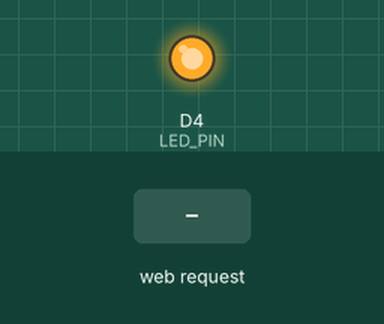
Simulated run of this sketch. Board: ESP8266 (NodeMCU). Shown: output pins drawn as LEDs (lit = HIGH). The inputs (shaded band) are chosen by the test bench. WiFi joins after 1.5 s; servers stay silent unless stated; what the sketch prints to the serial monitor is not drawn.

Above: at 4.2 s.
4.3 s: HTTP request GET /led/on received
At 4.7 s:
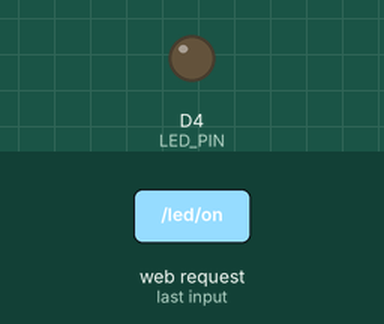
5.8 s: HTTP request GET /led/off received
At 6.9 s:
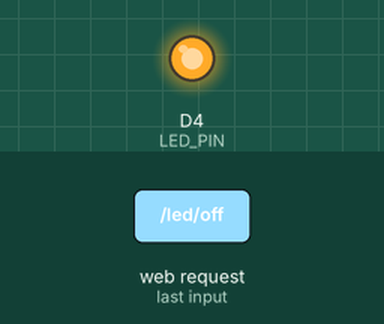
7.3 s: HTTP request GET /led/toggle received
At 8.0 s:
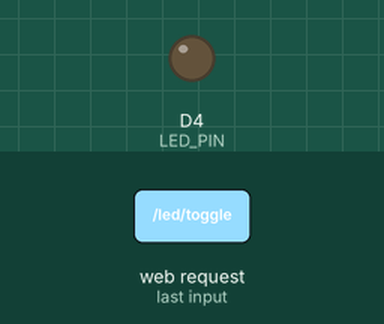
Timing chart, 0 to 10.3 s (numbered marks = the images above; inputs shaded):
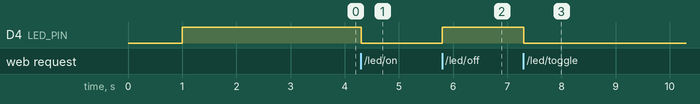

Measured:
- after the input at 4.3 s, D4 (LED_PIN): HIGH → LOW at once
- after the input at 5.8 s, D4 (LED_PIN): LOW → HIGH at once
- after the input at 7.3 s, D4 (LED_PIN): HIGH → LOW at once

The sketch:

sketch_oct23a.ino
```cpp
#include <ESP8266WiFi.h>
#include <ESP8266WebServer.h>

// WiFi credentials - UPDATE THESE!
const char* ssid = "YourWiFiSSID";        // Your iPhone hotspot name
const char* password = "YourWiFiPassword";      // Your iPhone hotspot password

// LED pin - Built-in LED has INVERSE logic!
const int LED_PIN = D4;  // GPIO2 (built-in LED)
bool ledState = false;

ESP8266WebServer server(80);

void setup() {
  Serial.begin(115200);
  delay(1000);

  pinMode(LED_PIN, OUTPUT);
  digitalWrite(LED_PIN, HIGH);  // Start with LED OFF (HIGH = OFF for built-in LED)

  Serial.println();
  Serial.println("🚀 Starting NodeMCU...");

  // Connect to WiFi
  WiFi.begin(ssid, password);
  Serial.print("📡 Connecting to ");
  Serial.print(ssid);

  int attempts = 0;
  while (WiFi.status() != WL_CONNECTED && attempts < 20) {
    delay(1000);
    Serial.print(".");
    attempts++;
  }

  if (WiFi.status() == WL_CONNECTED) {
    Serial.println("\n✅ WiFi Connected!");
    Serial.print("📱 IP Address: ");
    Serial.println(WiFi.localIP());
    Serial.print("📶 Signal Strength: ");
    Serial.println(WiFi.RSSI());
  } else {
    Serial.println("\n❌ WiFi Connection Failed!");
    return;
  }

  // Setup server routes
  server.on("/", handleRoot);
  server.on("/led/on", handleLedOn);
  server.on("/led/off", handleLedOff);
  server.on("/led/toggle", handleLedToggle);
  server.on("/led/status", handleLedStatus);

  server.begin();
  Serial.println("🌐 HTTP Server Started!");
  Serial.println("📍 Use this IP in your Python code: " + WiFi.localIP().toString());
}

void loop() {
  server.handleClient();
  delay(10);
}

void handleRoot() {
  String html = "<html><head><title>NodeMCU LED Control</title></head>";
  html += "<body style='font-family: Arial; text-align: center;'>";
  html += "<h1>NodeMCU LED Control</h1>";
  html += "<p>LED is currently: <strong>" + String(ledState ? "ON" : "OFF") + "</strong></p>";
  html += "<button onclick=\"location.href='/led/on'\">Turn ON</button>";
  html += " <button onclick=\"location.href='/led/off'\">Turn OFF</button>";
  html += " <button onclick=\"location.href='/led/toggle'\">Toggle</button>";
  html += "<br><br><p>Also controllable via Telegram bot!</p>";
  html += "</body></html>";

  server.send(200, "text/html", html);
}

void handleLedOn() {
  digitalWrite(LED_PIN, LOW);   // LOW turns ON the built-in LED
  ledState = true;
  Serial.println("💡 LED turned ON via web request");
  server.send(200, "application/json", "{\"status\":\"LED ON\", \"ip\":\"" + WiFi.localIP().toString() + "\"}");
}

void handleLedOff() {
  digitalWrite(LED_PIN, HIGH);  // HIGH turns OFF the built-in LED
  ledState = false;
  Serial.println("🔌 LED turned OFF via web request");
  server.send(200, "application/json", "{\"status\":\"LED OFF\", \"ip\":\"" + WiFi.localIP().toString() + "\"}");
}

void handleLedToggle() {
  ledState = !ledState;
  digitalWrite(LED_PIN, ledState ? LOW : HIGH);  // Inverse logic for toggle
  Serial.println("🔄 LED toggled via web request");
  server.send(200, "application/json", "{\"status\":\"LED TOGGLED\", \"new_state\":\"" + String(ledState ? "ON" : "OFF") + "\"}");
}

void handleLedStatus() {
  String json = "{\"led_state\":\"" + String(ledState ? "on" : "off") + "\", \"ip\":\"" + WiFi.localIP().toString() + "\"}";
  server.send(200, "application/json", json);
}
```
